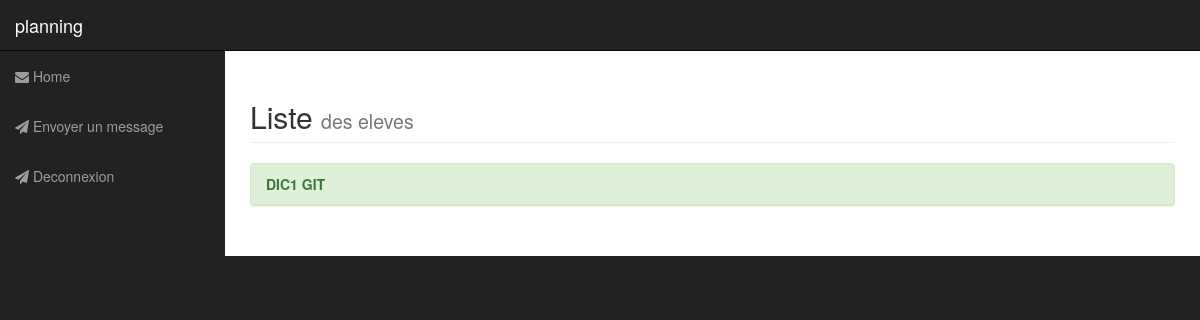
Before: /listeEleveProf/ (signed in) with the older database file.
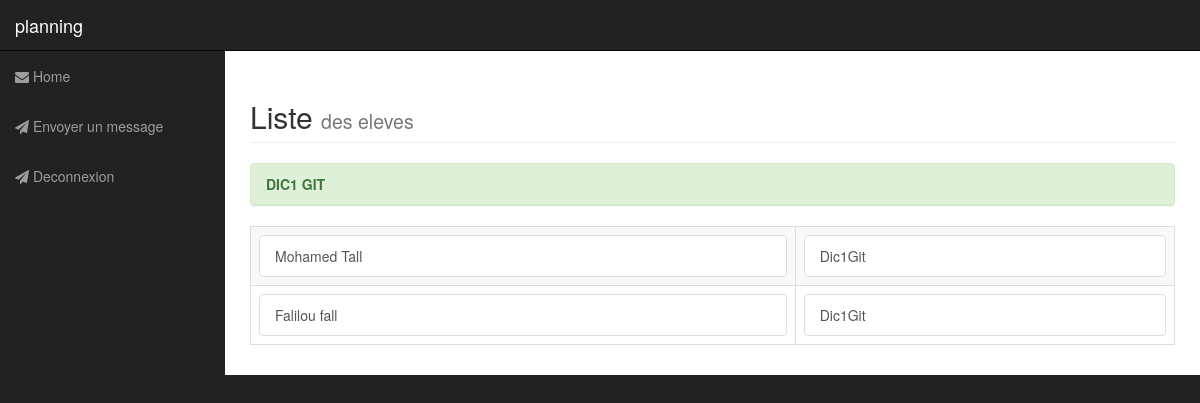
After: the same page with the newer database file.
### myapp/models.py (models this page shows, shortened)
class Eleve(models.Model):
    nom_eleve=models.CharField(max_length=50)
    prenom_eleve=models.CharField(max_length=50)
    id_classe=models.ForeignKey('Classe', on_delete=models.CASCADE)
    class Meta:
        verbose_name_plural = "Eleve"
        ordering = ['nom_eleve']

class Classe(models.Model):
    user = models.OneToOneField(User, on_delete=models.CASCADE)  # Liaison 0netoOne vers le model User
    nom_classe=models.CharField(max_length=50)
    class Meta:
        verbose_name_plural = "Classe"
        ordering = ['nom_classe']
    def __str__(self):
        return "{0}".format(self.user.username)

### myapp/views.py (the view)
# urls.py: path('listeEleveProf/',views.liste_eleve_prof, name='listeEleveProf' ),
@login_required(login_url='login')
def liste_eleve_prof(request):
    eleves  = Eleve.objects.all()
    return render(request, 'blog/prof/liste_eleves.html', locals())

### myapp/templates/blog/prof/liste_eleves.html (shortened to what this page needs)
<!DOCTYPE html>
<html lang="en">
<head>
    {% load static %}
      <link href="{% static 'blog/css/_modal.scss' %}" rel="stylesheet">
    <link href="{% static 'blog/css/bootstrap.min.css' %}" rel="stylesheet">
    <link href="{% static 'blog/css/animate.min.css' %}" rel="stylesheet">
    <link href="{% static 'blog/css/sb-admin.css' %}" rel="stylesheet">
    <link href="{% static 'blog/css/plugins/morris.css' %}" rel="stylesheet">
    <link href="{% static 'blog/font-awesome/css/font-awesome.min.css' %}" rel="stylesheet" type="text/css">
</head>
<body>
    <div id="wrapper">
        <nav class="navbar navbar-inverse navbar-fixed-top" role="navigation">
            <div class="navbar-header">
                <a class="navbar-brand" href="{% url 'home' %}">{{user.username}}</a>
            </div>
            <div class="collapse navbar-collapse navbar-ex1-collapse">
                <ul class="nav navbar-nav side-nav">
                    <li class="">
                        <a href="{% url 'home' %}"><i class="fa fa-envelope" aria-hidden="true"> </i> Home</a>
                    </li>
                     <li class="">
                        <a href="{% url 'ajout' %}"><i class="fa fa-paper-plane" aria-hidden="true"></i>  Envoyer un message</a>
                    </li>
                    <li class="">
                        <a href="{% url 'deconnexion' %}"><i class="fa fa-paper-plane" aria-hidden="true"></i> Deconnexion</a>
                    </li>
                </ul>
            </div>
        </nav>
        <div id="page-wrapper">
            <div class="container-fluid">
                <div class="row">
                    <div class="col-lg-12">
                        <h2 class="page-header animated slideInLeft">
                           Liste <small class="">des eleves</small>
                        </h2>
                          <div class="table-responsive col-lg-_">
                            <table class="table table-bordered table-hover table-striped">
                                 <div class="panel panel-success">
                                      <div class="panel-heading animated fadeInLeft"><strong>DIC1 GIT</strong></div>
                                        <div class="list-group">
                                         {% for eleve in eleves %}
                            <tr class="">
                                <td><li style="list-style-type: none;"><a href="#" class="list-group-item">{{ eleve.prenom_eleve }} {{ eleve.nom_eleve }}</a></li></td>
                            <td><li style="list-style-type: none;"><a href="#" class="list-group-item">{{ eleve.id_classe }}</a></li></td>
                            </tr>
                             {% endfor %}
                                    </div>
                            </table>
                        </div>
                    </div>
                </div>
            </div>
        </div>
    </div>
</body>
</html>

Changed rows visible on the page:
added Eleve: prenom_eleve "Mohamed", nom_eleve "Tall", id_classe "Dic1Git"
added Eleve: prenom_eleve "Falilou", nom_eleve "fall", id_classe "Dic1Git"
